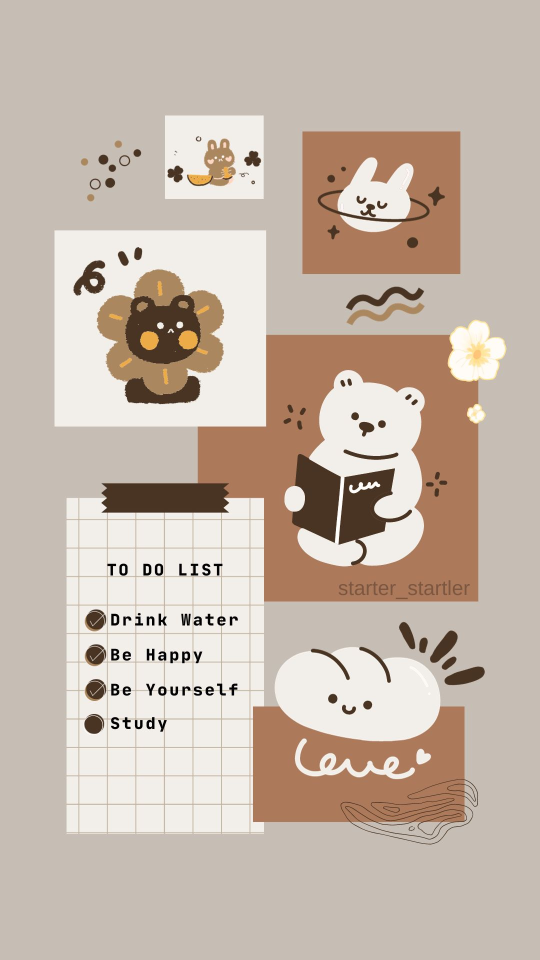
#> input picture hbd/jog.jpg, 1080 x 1920 px, found by its file name (shown at 1/2 size)
$ python hbd.py
#> lines starting #> are read from the running program, lines starting #| are printed output that depends on the picture; after the words box and inside, x2 and y2 are one past the last pixel; in counts of white or black regions, pixels touching at a corner belong together
import cv2
import numpy as np

# Step 1: Create a Blank Image
width = 1400
height = 1200
blank_image = np.zeros((height, width,3), np.uint8)

# Step 2: Set Background Color
background_color = (255, 255, 255)  # White background
blank_image[:] = background_color

# Step 3: Add Text (On the Left Side)
text = "Wishing you a happy birthday!"
font = cv2.FONT_HERSHEY_SIMPLEX
font_scale = 1
font_color = (120, 120, 120)  # Black color
text_position = (200, 300)
cv2.putText(blank_image, text, text_position, font, font_scale, font_color, thickness=1)

# Step 4: Add Name (On the Right Corner)
name = "Siza Adhikari"
name_font_scale = 1
name_font_color = (0, 0, 0)  # Dark gray color
name_text_position = (800, 600)  # Adjusted position for the right corner
cv2.putText(blank_image, name, name_text_position, font, name_font_scale, name_font_color, thickness=1)

# Step 5: Load and Add Image (Above the Name)
image = cv2.imread("F:\Leapfrog_data\opencv_projects\hbd\jog.jpg")
#> image is the input picture: shape (1920, 1080, 3); mean B, G, R 171.3, 183.7, 198.5
image = cv2.resize(image, (200, 200))  # Resize
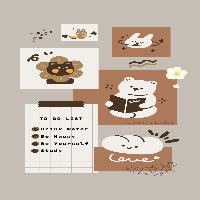
#> image: shape (200, 200, 3); mean B, G, R 171.3, 183.7, 198.4

# Create a circular mask
mask = np.zeros(image.shape[:2], dtype=np.uint8)
center = (image.shape[1] // 2, image.shape[0] // 2)
#> center = (100, 100)
radius = min(center[0], center[1])
#> radius = 100
cv2.circle(mask, center, radius, (255, 255, 255), -1)  # -1 fills the circle
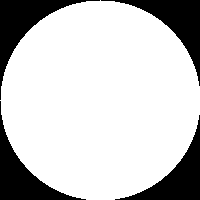
#> mask: shape (200, 200); 78.5% white; 4 black regions, box (x1, y1, x2, y2) and area: (0, 0, 100, 100) 2246, (101, 0, 200, 86) 2146, (0, 101, 86, 200) 2146, (115, 115, 200, 200) 2047

# Apply the circular mask to the image
image = cv2.bitwise_and(image, image, mask=mask)
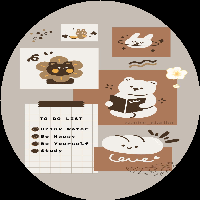
#> image: shape (200, 200, 3); mean B, G, R 132.6, 143.1, 155.9

# Adjusted position above the name
image_position = (800, 320)

# Overlay the circular image above the name
blank_image[image_position[1]:image_position[1] + image.shape[0], image_position[0]:image_position[0] + image.shape[1]] = image
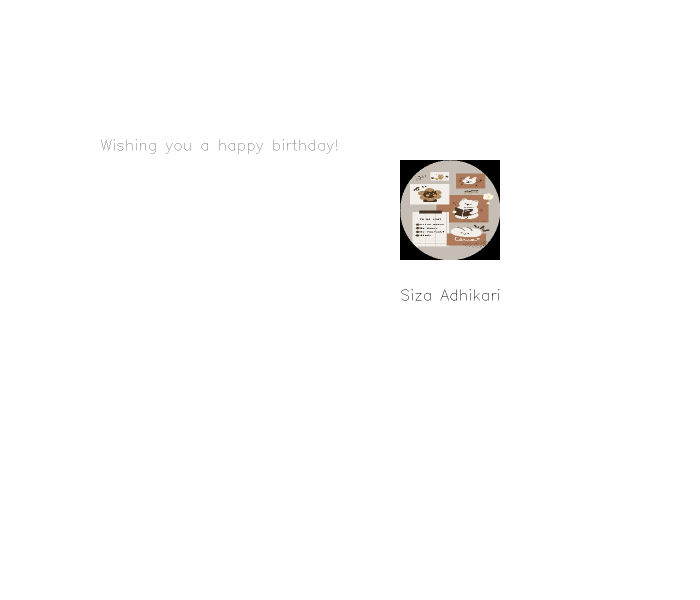
#> blank_image: shape (1200, 1400, 3) (shown at 1/2 size); mean B, G, R 251.9, 252.2, 252.5

# Step 6: Save the Image
output_filename = "birthday_post.png"
cv2.imwrite(output_filename, blank_image)

# Step 7: Display the Image
cv2.imshow("Birthday Post", blank_image)
cv2.waitKey(0)
cv2.destroyAllWindows()

$ run again, with hbd/cake.png saved as hbd/jog.jpg
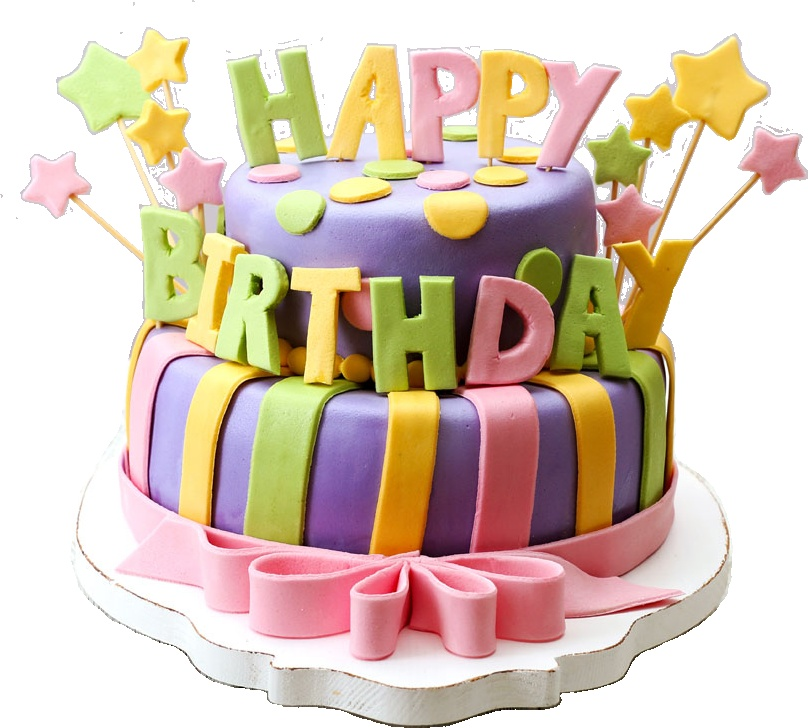
#> input picture hbd/cake.png, 808 x 728 px, found by its file name
#> image is the input picture: shape (728, 808, 3); mean B, G, R 182.2, 198.3, 216.7
#> mask: shape (200, 200); 78.5% white; 4 black regions, box (x1, y1, x2, y2) and area: (0, 0, 100, 100) 2246, (101, 0, 200, 86) 2146, (0, 101, 86, 200) 2146, (115, 115, 200, 200) 2047
#> `image = cv2.bitwise_and(image, image, mask=mask)`:
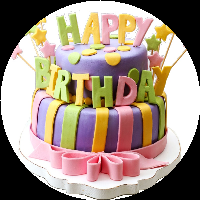
#> image: shape (200, 200, 3); mean B, G, R 130.8, 145, 162.7
#> `blank_image[image_position[1]:image_position[1] + image.shape[0], imag..`:
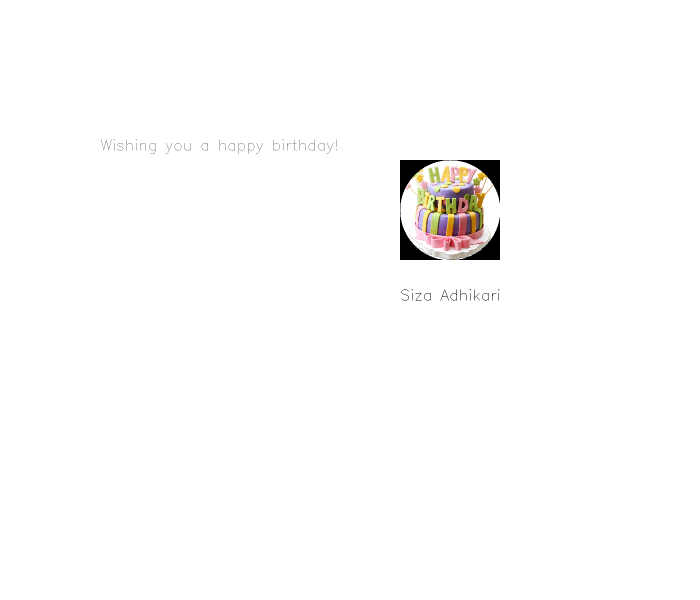
#> blank_image: shape (1200, 1400, 3) (shown at 1/2 size); mean B, G, R 251.9, 252.2, 252.7
